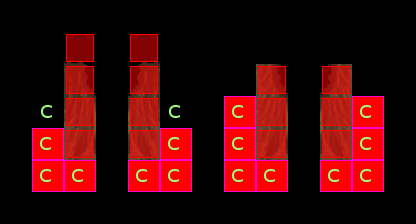

Rendered tile map (Tiled .tmx) drawn with the repository's tilesets; below, a short description and the map source with its tile grids summarised:
An orthogonal 13x7 tile map with 32x32 px tiles, 5 tile layers (ruleRegions, ruleSet, rule_Ground, rule_Over, ...), 4 tilesets.

<map version="1.0" orientation="orthogonal" width="13" height="7" tilewidth="32" tileheight="32">
 <tileset firstgid="1" name="collision" tilewidth="32" tileheight="32">
  <image source="../../graphics/tiles/collision.png" width="64" height="32" />
 </tileset>
 <tileset firstgid="3" name="set" tilewidth="32" tileheight="32">
  <image source="../../graphics/tiles/set_cave.png" width="64" height="64" />
 </tileset>
 <tileset firstgid="7" name="set_rules" tilewidth="32" tileheight="32">
  <image source="../../graphics/tiles/set_rules.png" width="32" height="32" />
 </tileset>
 <tileset firstgid="8" name="cave" tilewidth="32" tileheight="32">
  <image source="../../graphics/tiles/cave.png" width="512" height="256" />
 </tileset>
 <layer name="ruleRegions" width="13" height="7">
  <data>[91 cells, 30 non-empty, 1 distinct tile ids]</data>
 </layer>
 <layer name="ruleSet" width="13" height="7">
  <data>[91 cells, 26 non-empty, 2 distinct tile ids]</data>
 </layer>
 <layer name="rule_Ground" width="13" height="7">
  <data>[91 cells, 14 non-empty, 14 distinct tile ids]</data>
 </layer>
 <layer name="rule_Over" width="13" height="7">
  <data>[91 cells, 0 non-empty, 0 distinct tile ids]</data>
 </layer>
 <layer name="rule_collision" width="13" height="7">
  <data>[91 cells, 14 non-empty, 1 distinct tile ids]</data>
 </layer>
</map>
